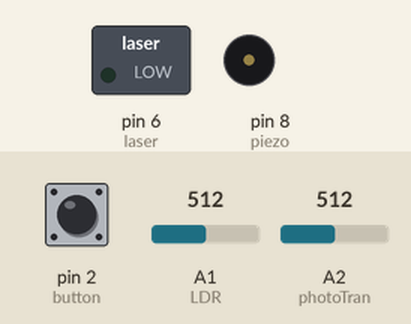
Recording of a sketch running on a simulated Arduino Uno, built with avr-gcc and run on an emulated ATmega328P. Parts: switched loads named in the sketch (green lamp = pin HIGH), buzzer (waves = sounding). Inputs (shaded band) come from the test bench; at power-on: A2 (photoTran) = 512, pin 2 (button) HIGH, A1 (LDR) = 512.

Above: at 1.2 s.
1.3 s: A2 (photoTran) set to 6
2.8 s: A2 (photoTran) set to 3
At 3.9 s:
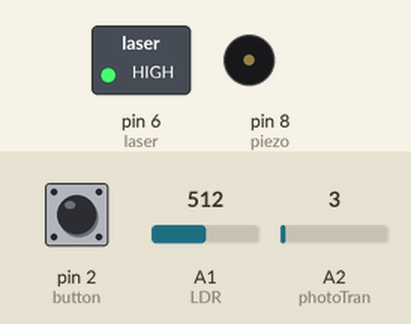
4.4 s: pin 2 (button) pulled LOW for 0.15 s
At 6.0 s:
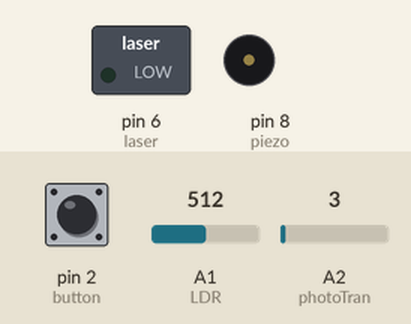
6.3 s: pin 2 (button) pulled LOW for 1 s
At 6.7 s:
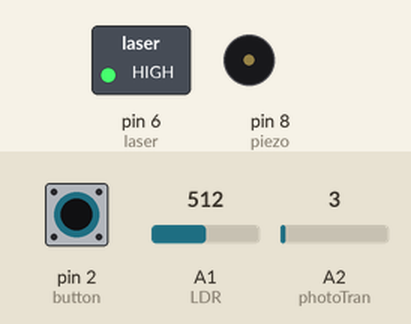
Timing chart, 0 to 9.8 s (numbered marks = the images above; inputs shaded):
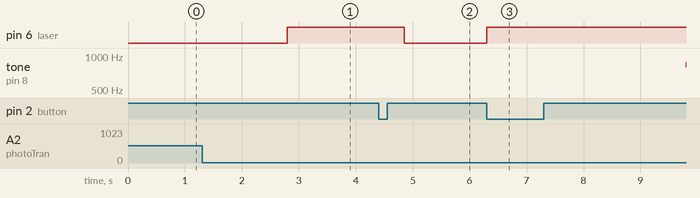

Measured:
- the behaviour switches between 5 and 4 on A2 (photoTran) (found by bisection; images 0 and 1)
- after the input at 1.3 s, every drawn part: stays the same
- after the input at 2.8 s, pin 6 (laser): LOW → HIGH at once
- after the input at 4.4 s, pin 6 (laser): HIGH → LOW after 0.45 s; tone on pin 8 (piezo): stays silent (without the input it goes to 840 Hz after 1.9 s)
- after the input at 6.3 s, pin 6 (laser): LOW → HIGH at once; tone on pin 8 (piezo): silent → 839 Hz after 3.5 s

The sketch:

cw2Annotated.ino
```cpp
//assign inputs and outputs to pins

int ledPins[] = {5,10,13}; //assigns LED Pins for the alarm as the digital pin they are in
int button = 2;
int laser = 6;
int alarmStatus;//variable to store the alarm status 0 being off, 1 being on and 2 is triggered
int buttonStatus;//variable to store whether the button has been pressed or not 0 for it hasnt been pressed and one for it has been pressed
int LDR = A1;//analogue inout to read the values of the LDR
int val = 0;
int photoTran = A2; //analouge input to read the values of the phototransistor
int lightVal = 0;
int piezo = 8;
void alarmTriggered();//function to check whether the alarm has been triggered
void checkLight();// function to check whether or not the light has already been checked
void setup() { //setting the variables as inputs and outputs in the setup
  pinMode(LDR, INPUT); //LDR as an input
  pinMode(photoTran,INPUT);//Phototransistor as an input
  Serial.begin(9600);
  pinMode(button,INPUT_PULLUP); //button as an input
  pinMode(ledPins, OUTPUT);//LEDS as an output
  pinMode(laser, OUTPUT);//laser as an output
  attachInterrupt(digitalPinToInterrupt(2), checkStatus, FALLING);//assigning an interrupt to the button which runs the checkStatus function when it is pressed
  alarmStatus = 0;//setting the alarm to off
  buttonStatus = 0;//setting the button to not being pressed
}

void loop() {//code inside this function will be repeated in a loop
  if (buttonStatus != 1){//if the button has not been pressed to turn the alarm on
  checkLight();//checkLight function to decide whether to turn the alarm on depending on the amount of light the phototransistor is recieving
  }
  if (alarmStatus == 0){//if the alarm is off or has been turned off
  digitalWrite(ledPins[0],LOW);//set all LEDs to low to turn them on
  digitalWrite(ledPins[1],LOW);
  digitalWrite(ledPins[2],LOW);
  digitalWrite(laser,LOW);//turn the laser off
  noTone(piezo);//stop the sound coming out of the piezo


  }
  else if (alarmStatus == 1){ // if the alarm is on/intialised
  digitalWrite(ledPins[0],HIGH);//turn the green LED on to indicate it is on
  digitalWrite(laser,HIGH);//turn the Laser on
  delay(100);//set a delay so the alarm does not go off straight away
  alarmTriggered();//check whether the alarm has been triggered
  }
  else if (alarmStatus == 2){//if the alarm is triggered
  digitalWrite(ledPins[0],LOW);//set the on LED (green) to off
  for(int f=635;f<=912;f++){//loop to create an alarm sound
    tone(piezo, f);//output a tone on the piezo
    digitalWrite(ledPins[2],HIGH);//set the blue led to on
    digitalWrite(ledPins[1],HIGH);//set the white led to on
    delay(7);//set a delay to create a siren effect
  }
  digitalWrite(ledPins[2],LOW);//Turn both LEDs off
  digitalWrite(ledPins[1],LOW);

}
}
void alarmTriggered(){//function to  see when the alarm is triggered
  if (analogRead(LDR) < 600 && alarmStatus == 1){//if the LDR is recieveing less light than the threshold
      alarmStatus = 2;
  }
}

void checkLight(){ // function to check if the light in the room is off or not
  if ((analogRead(photoTran) < 5) && alarmStatus != 1 && alarmStatus !=2){//if the light is below the threshold value and the alarm is not on or triggered
    alarmStatus = 1;//set the alarm to on so the laser is on
  }
}
void checkStatus(){//function to check the alarm status and to act accordingly when the button is pressed
  delay(500);//I have added a delay to reduce debouncing when pressing the button
  if (alarmStatus == 0){//if the alarm status is off
  alarmStatus = 1;//initialise/turn the alarm on
  buttonStatus = 0;//set the button status to 0 this is so that if the alarm is turned on due to lack of light it is able to be turned and will not be turned on again
  //I will talk more about this in my report

  }
  else if (alarmStatus == 2){//if the alarm is triggered
  alarmStatus = 0;//turn the alarm off
  buttonStatus = 1;//set the button status to one

  }
  else if (alarmStatus == 1){//if the alarm is initiaised/on but not triggered
  alarmStatus = 0;//turn the alarm off
  }

}
```
